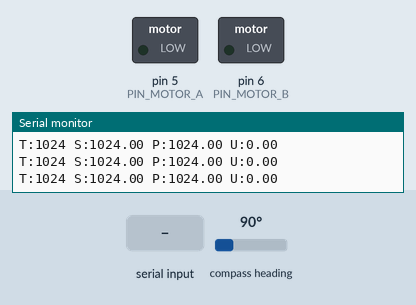
The sketch below on a simulated Arduino Nano, built with avr-gcc and run on an emulated ATmega328P. Shown: switched loads named in the sketch (green lamp = pin HIGH), the last lines printed to the serial monitor. The inputs (shaded band) are chosen by the test bench; at power-on: compass heading 90°.

Above: at 2.7 s.
2.8 s: "T90\n" received over Serial
At 3.22 s:
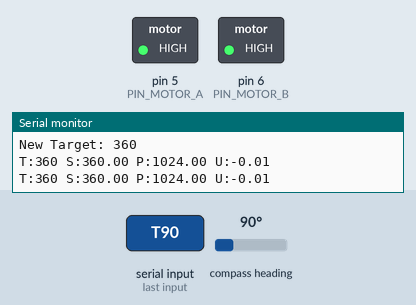
5.8 s: compass heading set to 7°
At 6.07 s:
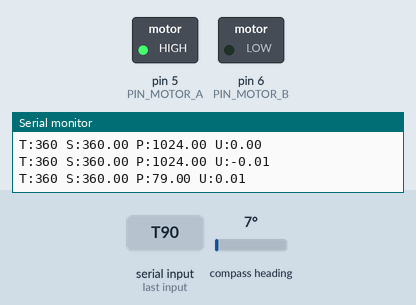
8.8 s: compass heading set to 269°
At 9.13 s:
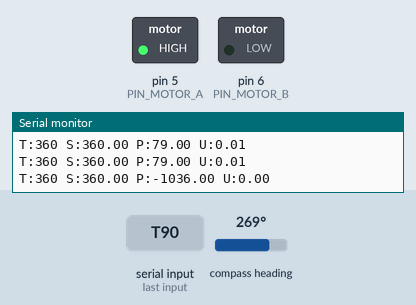
11.8 s: compass heading set to 180°
At 12.18 s:
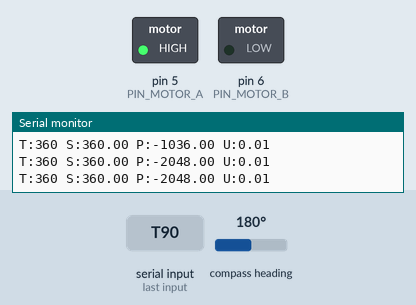
14.8 s: compass heading set to 90°
At 19.97 s:
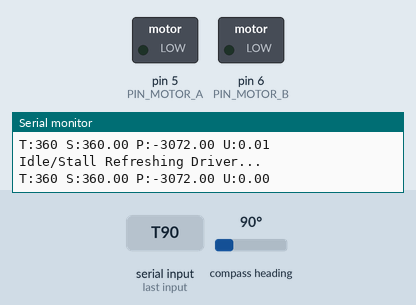
Timing chart, 0 to 21.8 s (numbered marks = the images above; inputs shaded):
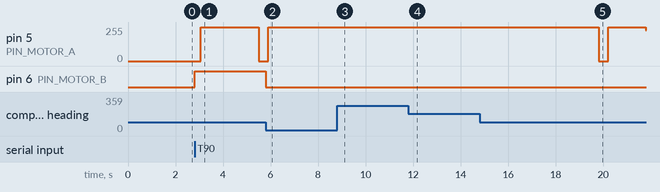

The sketch:

BLDC_ADRC_v1.ino
```cpp
#include <Wire.h>
#include <AS5600.h>
#include <Arduino.h>

// --- Hardware Setup ---
AS5600 encoder;
const int PIN_MOTOR_A = 5;
const int PIN_MOTOR_B = 6;

// --- LADRC Parameters (Tuning) ---
float wc = 10.0;        // [THE SPRING] Higher = stiffer, Lower = smoother.
float wo = 50.0;       // [THE EYES] Keep this ~5x higher than wc.
float b0 = 20000.0;    // [THE POWER KNOB] Higher = gentler, Lower = stronger torque.

const float dt = 0.002;
const float deadband = 1.0;
const int MIN_PWM = 100;
const int KICK_PWM = 240;
const int KICK_RAMP_MS = 250; // Simple ramp duration for every start

// --- Simplified State Tracking ---
int last_direction = 0;
bool is_ramping = false;
unsigned long ramp_start_time = 0;
float last_y_pos = 0;
unsigned long last_physical_move = 0; // Strictly tr/Dacks encoder changes
unsigned long last_stall_check = 0;   // Used for kicker timing
bool is_resetting_driver = false;
unsigned long driver_reset_start = 0;


// --- Precalculated Gains ---
float beta1, beta2, beta3;
float kp, kd;

// --- LADRC Observer States ---
float z1 = 0; // Estimated position
float z2 = 0; // Estimated velocity
float z3 = 0; // Estimated total disturbance
float u = 0;  // Control signal

// --- Control Variables ---
long target_pos = 2048;
float current_setpoint = 2048; // The "moving" target
float max_velocity = 6000.0;   // Units per second
unsigned long prev_micros = 0;
long last_raw_pos = 0;
long unwrapped_pos = 0;

// --- Non-blocking Serial Buffer ---
String inputString = "";
bool stringComplete = false;

long get_unwrapped_pos() {
  long raw = encoder.readAngle();
  long diff = raw - last_raw_pos;

  if (diff > 2048) {
    diff -= 4096;
  } else if (diff < -2048) {
    diff += 4096;
  }

  unwrapped_pos += diff;
  last_raw_pos = raw;
  return unwrapped_pos;
}

float apply_motor_pwm(float control_u, float current_y, bool force_reset) {
  int target_dir = (control_u >= 0) ? 1 : -1;
  unsigned long now = millis();

  if (force_reset) {
    analogWrite(PIN_MOTOR_A, 0);
    pinMode(PIN_MOTOR_B, INPUT);
    last_direction = 0;
    return 0;
  }

  // 1. Physical Move Detection (Tracks if motor is actually spinning)
  if (abs(current_y - last_y_pos) > 2.0) { // Ignore < 2 units noise
    last_y_pos = current_y;
    last_physical_move = now;
    last_stall_check = now;
  }

  // 2. Stall Detection (For Kicker)
  if (now - last_stall_check > 150 && abs(control_u * b0) > 10.0 && !is_ramping) {
    is_ramping = true;
    ramp_start_time = now;
  }

  int power = constrain(abs(control_u * b0), 0, 255);

  // 3. Predictable Ramp
  if (is_ramping) {
    unsigned long elapsed = now - ramp_start_time;
    if (elapsed < KICK_RAMP_MS) {
      power = map(elapsed, 0, KICK_RAMP_MS, MIN_PWM, KICK_PWM);
    } else {
      is_ramping = false;
      last_stall_check = now; // Reset kicker timer only
    }
  } else if (power > 0 && power < MIN_PWM) {
    power = MIN_PWM;
  }


  // 3. Simple, Solid Direction
  if (target_dir != last_direction) {
    pinMode(PIN_MOTOR_B, OUTPUT);
    digitalWrite(PIN_MOTOR_B, (target_dir == 1) ? LOW : HIGH);
    last_direction = target_dir;
  }

  analogWrite(PIN_MOTOR_A, power);

  // 4. Actual feedback for observer
  float actual_u = (float)power / b0;
  if (target_dir < 0) actual_u = -actual_u;
  return actual_u;
}

void handle_serial() {
  while (Serial.available()) {
    char inChar = (char)Serial.read();
    if (inChar == '\n' || inChar == '\r') {
      stringComplete = true;
    } else {
      inputString += inChar;
    }
  }

  if (stringComplete) {
    inputString.trim();
    if (inputString.startsWith("T")) {
      int temp = inputString.substring(1).toInt() + 270;

      target_pos = temp;
      Serial.print("New Target: ");
      Serial.println(target_pos);
    }
    inputString = "";
    stringComplete = false;
  }
}

void setup() {
  Serial.begin(115200);
  Wire.begin();
  Wire.setClock(400000);

  // --- Driver Wake-up (Explicit Silence) ---
  pinMode(PIN_MOTOR_A, OUTPUT);
  pinMode(PIN_MOTOR_B, INPUT); // High-Z
  analogWrite(PIN_MOTOR_A, 0);
  delay(500); // 500ms of "reboot silence" for the driver

  /*
   * NOTE FOR ARDUINO NANO USERS:
   * To get 31.25kHz PWM (mimics a potentiometer), move PWM wire to PIN 9.
   * Then add this code here:
   * TCCR1B = (TCCR1B & 0b11111000) | 0x01;
   */

  if (!encoder.begin()) {
    Serial.println("AS5600 not detected!");
    while (1);
  }

  pinMode(PIN_MOTOR_A, OUTPUT);
  pinMode(PIN_MOTOR_B, OUTPUT);

  // Precalculate Bandwidth-based Gains
  beta1 = 3.0 * wo;
  beta2 = 3.0 * wo * wo;
  beta3 = wo * wo * wo;
  kp = wc * wc;
  kd = 2.0 * wc;

  // Initialize unwrapped position
  last_raw_pos = encoder.readAngle();
  unwrapped_pos = last_raw_pos;

  // Initialize setpoint and observer state to current position
  current_setpoint = unwrapped_pos;
  target_pos = unwrapped_pos;

  z1 = unwrapped_pos;
  z2 = 0;
  z3 = 0;

  // Initialize stall and move detection
  last_y_pos = unwrapped_pos;
  last_physical_move = millis();
  last_stall_check = millis();

  inputString.reserve(20);
  delay(1000);
  Serial.println("LADRC with Trajectory Ready.");
}

void loop() {
  unsigned long current_micros = micros();

  // Fixed Frequency Control Loop (500Hz)
  if (current_micros - prev_micros >= 2000) {
    prev_micros = current_micros;

    // 1. Read actual position (Unwrapped)
    float y = get_unwrapped_pos();

    // 2. Trajectory Generator
    float delta_limit = max_velocity * dt;
    float setpoint_error = (float)target_pos - current_setpoint;

    if (setpoint_error > delta_limit) {
      current_setpoint += delta_limit;
    } else if (setpoint_error < -delta_limit) {
      current_setpoint -= delta_limit;
    } else {
      current_setpoint = (float)target_pos;
    }

    // 3. Linear Extended State Observer (LESO)
    float error_o = y - z1;

    // Euler Integration
    z1 += (z2 + beta1 * error_o) * dt;
    z2 += (z3 + beta2 * error_o + b0 * u) * dt;
    z3 += (beta3 * error_o) * dt;

    // Anti-windup for z3 (limit the total disturbance estimate)
    z3 = constrain(z3, -600.0, 600.0);

    // 4. Control Law
    float error_p = current_setpoint - z1;

    // Apply Deadband
    if (abs(error_p) < deadband) {
      error_p = 0;
    }

    float u0 = (kp * error_p) - (kd * z2);

    // 5. Disturbance Rejection
    u = (u0 - z3) / b0;

    // 6. Idle Soft-Reboot Logic (Based on physical movement)
    unsigned long now_ms = millis();

    // If we haven't moved > 2 units in 5 seconds, perform a refresh
    // This will now trigger even if the kicker is firing (since kicker doesn't move motor)
    if (now_ms - last_physical_move > 5000) {
      if (!is_resetting_driver) {
        is_resetting_driver = true;
        driver_reset_start = now_ms;
        Serial.println("Idle/Stall Refreshing Driver...");
      }
    }

    if (is_resetting_driver) {
      if (now_ms - driver_reset_start < 150) { // Increased to 150ms
        u = apply_motor_pwm(0, y, true);
        z3 = 0; // Clear the observer's push
      } else {
        is_resetting_driver = false;
        last_physical_move = now_ms; // Reset the 5s timer
      }
    } else {
      u = apply_motor_pwm(u, y, false);
    }

    // 7. Telemetry
    static int count = 0;
    if (count++ % 100 == 0) {
       Serial.print("T:"); Serial.print(target_pos);

       Serial.print(" S:"); Serial.print(current_setpoint);
       Serial.print(" P:"); Serial.print(y);
       Serial.print(" U:"); Serial.println(u);
    }
  }

  handle_serial();
}
```

Measured:
- after the input at 2.8 s, pin 5 (PIN_MOTOR_A): 0/255 → 255/255 after 0.25 s, → 0/255 2.4 s later; pin 6 (PIN_MOTOR_B): LOW → HIGH at once
- after the input at 5.8 s, pin 6 (PIN_MOTOR_B): HIGH → LOW at once
- after the input at 8.8 s, pin 5 (PIN_MOTOR_A): stays 255/255 (without the input it goes to 0/255 after 2.0 s)
- after the input at 11.8 s, pin 5 (PIN_MOTOR_A): stays 255/255 (without the input it goes to 0/255 after 2.0 s)
- after the input at 14.8 s, pin 5 (PIN_MOTOR_A): stays 255/255 (without the input it goes to 0/255 after 2.0 s)
